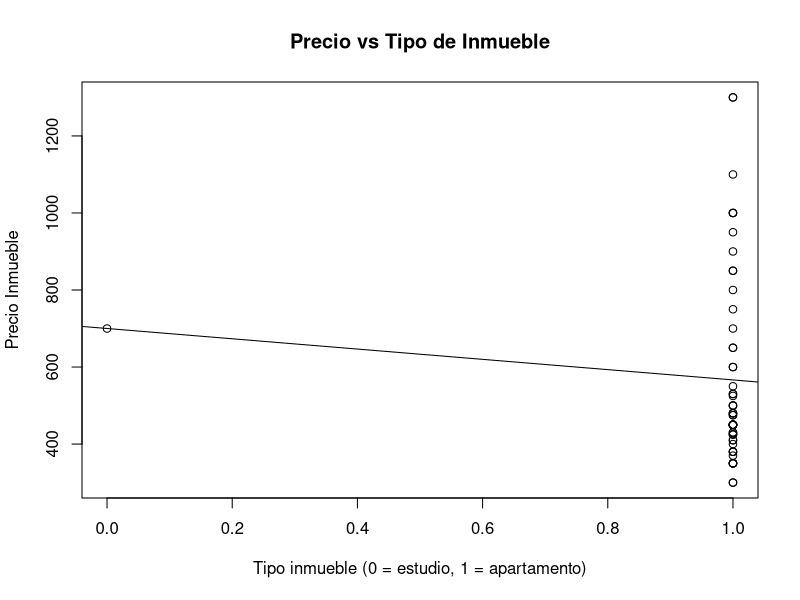
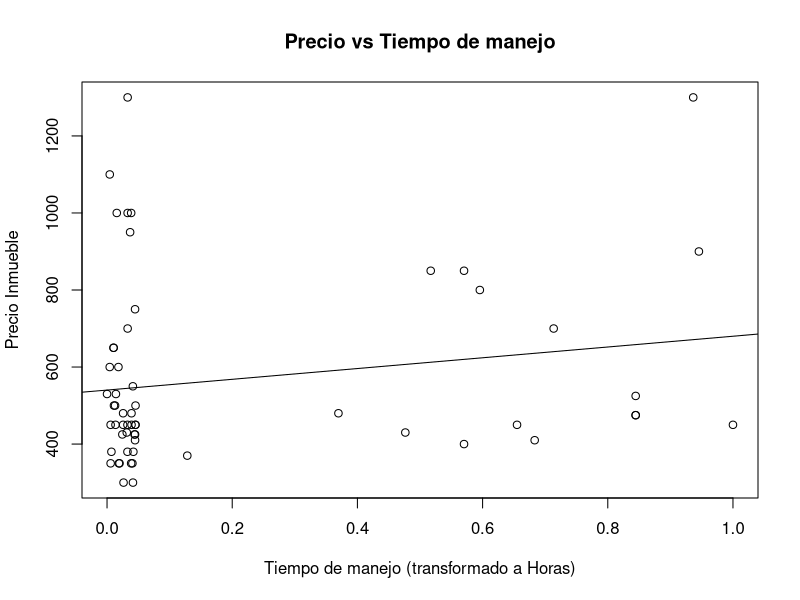
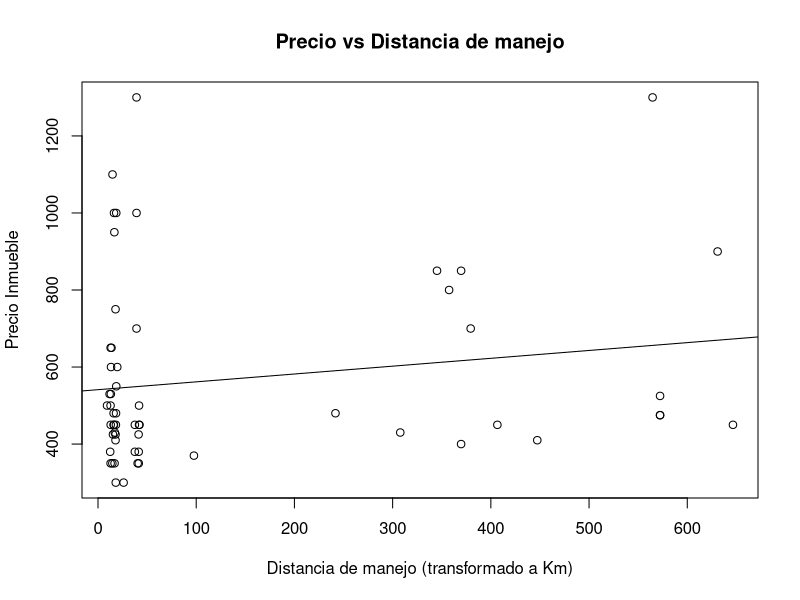
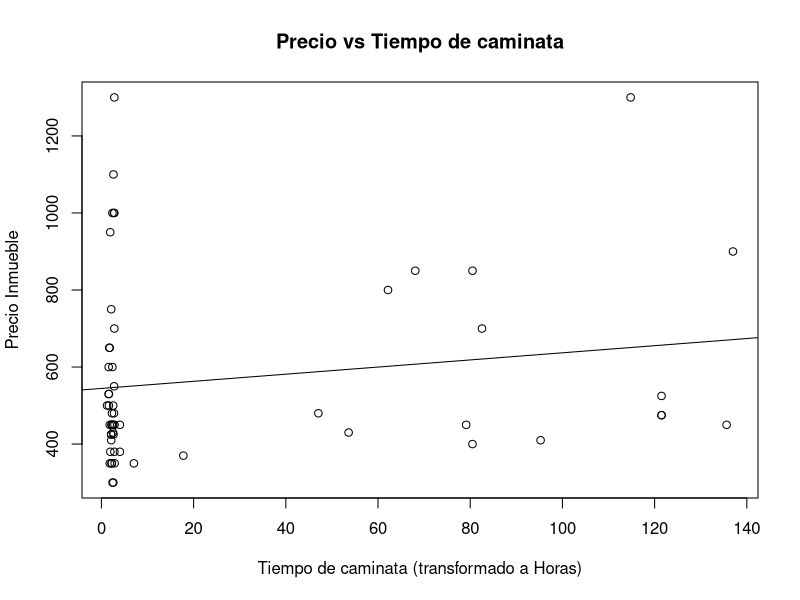
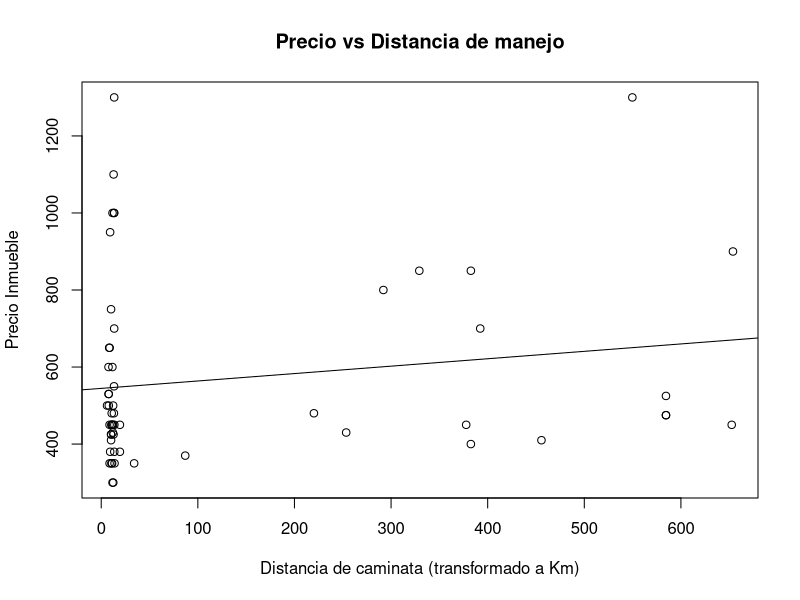
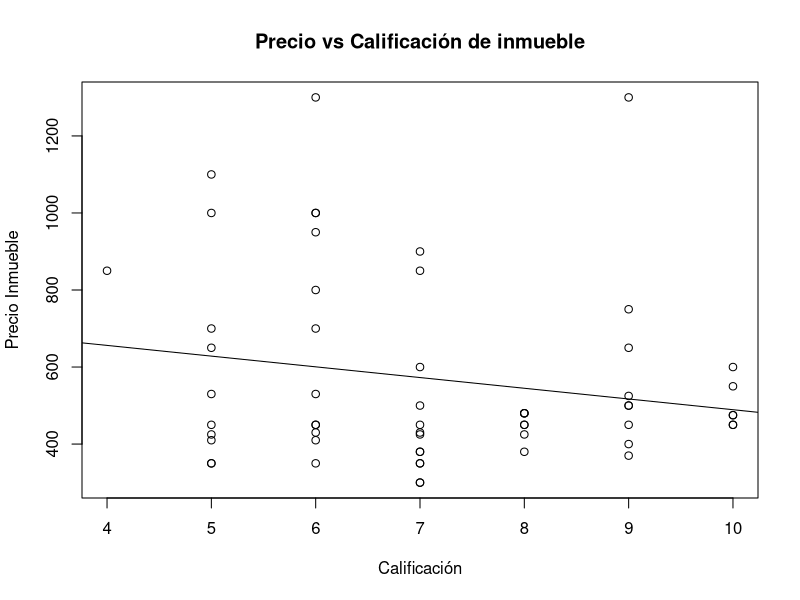
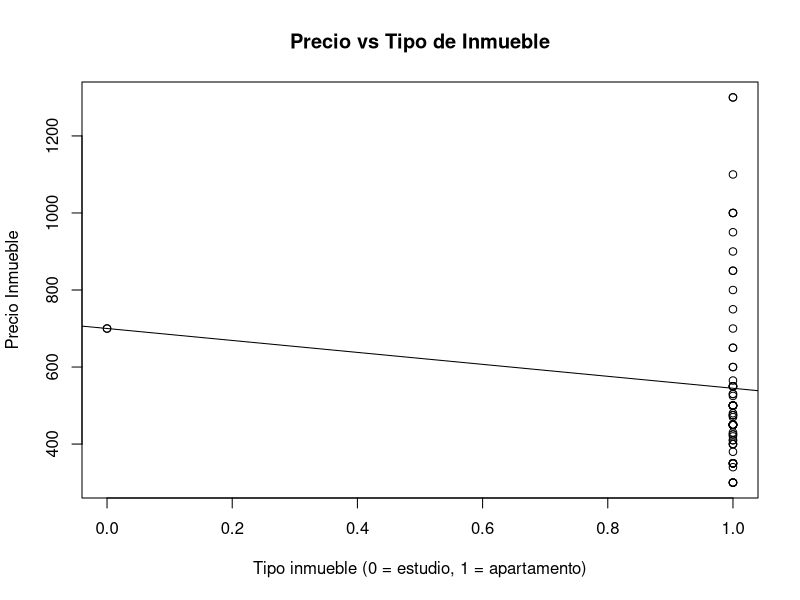
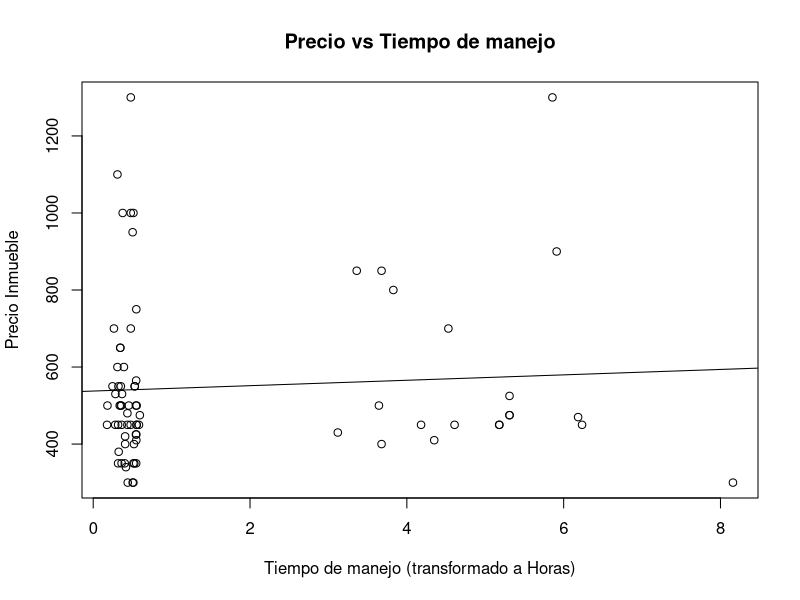

The R script that drew these images, in order:
## ---- chunk 1
library("readxl")
library("stringr") 
## ---- chunk 2
test.data <- read.csv("hogares.csv")
## ---- chunk 3
# test <- read_excel("hogares.xlsx")
# test = as.data.frame(test)
# test <- test[!is.na(test[1]),]
# test$Foto <- NULL

# test.data <- na.omit(test.data)
# test.data$Distrito <- (gsub("(\n)+", " ", test.data$Distrito))
# test.data$Dirección <- (gsub("(\n)+", " ", test.data$Dirección))
# test.data$Dirección[33] <- "Via San Roberto Bellarmino"
# test.data$Foto <- NULL
# test.data$`Tipo de Inmueble` <- gsub("(Mini.)?(A|a)p.+", "1", test.data$`Tipo de Inmueble`) # putting (mini)?apartments as 0
# test.data$`Tipo de Inmueble` <- gsub("Mo.+", "0", test.data$`Tipo de Inmueble`) # putting monolocale as 0
# location <- character()
# location.dir.it <- character()


#for (j in 1:nrow(test.data)){
#  location[j] <- paste(test.data$Distrito[j] , test.data$Dirección[j], sep = " ")
#}
# test.data["location"] <- location
## ---- chunk 4
# To filter only sigle rooms
doppia <- grep("(dop)+.", test.data$Habitaciones.Disponibles) 
posto <- grep("(posto)+.", test.data$Habitaciones.Disponibles) 
test <- test.data
test <- test[-doppia,]
test <- test[-posto,] 
## ---- chunk 5
# Take smaller value of the prices arrays ----
prices <- gsub("\\D", "", test$Precio.Mensual)
prices <- as.numeric(prices)
precios <- integer()

for(i in 1:length(prices)){
  if (str_length(prices[i]) > 4){
    len <- str_length(prices[i])
    full.array <- prices[i]
    min.value <- integer()
    while(len >= 3){
      number.of.parts <- 3
      len <- len - number.of.parts
      current.val <- full.array%/%(1*10^len)
      min.value <- c(min.value, current.val)
      full.array <- full.array%%(1*10^len)
    }
    precios[i] <- min(min.value)
  }else{
    precios[i] <- prices[i]
  }
}
## ---- chunk 6
test['precios.numeros'] <- precios
## ---- chunk 7
# separate boys & girls ----
gender <- character()
notes <- test$Notas
# test every field have a "ragazzi/e ----
mix <- grep("(r)+.+[ ]*/[ ]*(r)*.+", notes)
index.boys <- setdiff(grep("ragazzi", notes), grep("(r)+.+[ ]*/[ ]*(r)*.+", notes))
index.girls <- setdiff(grep("ragazze", notes), grep("(r)+.+[ ]*/[ ]*(r)*.+", notes))
gender[mix] <- 2
gender[index.boys] <- 1
gender[index.girls] <- 0
nas <- which(is.na(gender))
gender[nas] <- 2
## ---- chunk 8
test['generos'] <- gender
## ---- chunk 9
calificacion.inmueble <- integer()
for (i in 1:nrow(test)){
  calificacion.inmueble[i] <- str_count(test$Descripción[i], ',') + str_count(test$Descripción[i], ' e ') + 1
  if (any(grep('(tut)+', test$Precio.Mensual[i], ignore.case = T))){
    calificacion.inmueble[i] <- calificacion.inmueble[i] +5
  }else{
    calificacion.inmueble[i] <- calificacion.inmueble[i] + str_count(test$Precio.Mensual[i], ',') + str_count(test$Precio.Mensual[i], ' e ') + 1
  }
}  

normalize <- function(x) {
  return ((x - min(x)) / (max(x) - min(x))) 
}
## ---- chunk 10
test["calificacion.inmueble"] <- calificacion.inmueble
## ---- chunk 11
# Sub-DataFrame para chicos

mboys <- test[test$generos == 1 | test$generos == 2, ] # mixto y chicos
## ---- chunk 12
modelo1 <- lm(mboys$precios.numeros ~ mboys$Tipo.de.Inmueble)
## ---- chunk 13
### Dibujo del diagrama de dispersion
plot(mboys$Tipo.de.Inmueble, mboys$precios.numeros, main="Precio vs Tipo de Inmueble", xlab = "Tipo inmueble (0 = estudio, 1 = apartamento)", ylab = "Precio Inmueble")  
### Agrega la recta de regresión lineal resultande del modelo lineal
abline(modelo1)
### Muestra la descripcion del modelo lineal
summary(modelo1)
## ---- chunk 14
summary(modelo1)[["coefficients"]][,1][[1]] 
## ---- chunk 15
summary(modelo1)[["coefficients"]][,1][[2]]
## ---- chunk 16
summary(modelo1)[[6]]
## ---- chunk 17
head(fitted(modelo1))
## ---- chunk 18
cor(mboys$Tipo.de.Inmueble, mboys$precios.numeros)
## ---- chunk 19
# Conversión del tiempo en segundos a horas
horas.manejo.chico <- mboys$tiempo.manejo/3600
horas.manejo.chico <- normalize(horas.manejo.chico)
modelo1.1 <- lm(mboys$precios.numeros ~ horas.manejo.chico)
# Dibujo del diagrama de dispersion
plot(horas.manejo.chico, mboys$precios.numeros, main="Precio vs Tiempo de manejo", xlab = "Tiempo de manejo (transformado a Horas)", ylab = "Precio Inmueble") 
# Agrega la recta de regresión lineal resultande del modelo lineal
abline(modelo1.1)
# Muestra la descripcion del modelo lineal
summary(modelo1.1)
## ---- chunk 20
summary(modelo1.1)[["coefficients"]][,1][[1]] 
## ---- chunk 21
summary(modelo1.1)[["coefficients"]][,1][[2]]
## ---- chunk 22
summary(modelo1.1)[[6]]
## ---- chunk 23
head(fitted(modelo1.1))
## ---- chunk 24
cor(horas.manejo.chico, mboys$precios.numeros)
## ---- chunk 25
# Conversión de metros a kilómetros
kms.manejo.chico <- mboys$metros.manejo/1000
modelo1.2 <- lm(mboys$precios.numeros ~ kms.manejo.chico)
# Dibujo del diagrama de dispersion
plot(kms.manejo.chico, mboys$precios.numeros, main="Precio vs Distancia de manejo", xlab = "Distancia de manejo (transformado a Km)", ylab = "Precio Inmueble") 
# Agrega la recta de regresión lineal resultande del modelo lineal
abline(modelo1.2)
# Muestra la descripcion del modelo lineal
summary(modelo1.2)
## ---- chunk 26
summary(modelo1.2)[["coefficients"]][,1][[1]] 
## ---- chunk 27
summary(modelo1.2)[["coefficients"]][,1][[2]]
## ---- chunk 28
summary(modelo1.2)[[6]]
## ---- chunk 29
head(fitted(modelo1.2))
## ---- chunk 30
cor(kms.manejo.chico, mboys$precios.numeros)
## ---- chunk 31
# Conversión de segundos a horas
horas.caminar.chico <- mboys$tiempo.caminata/3600
modelo1.3 <- lm(mboys$precios.numeros ~ horas.caminar.chico)
# Dibujo del diagrama de dispersion
plot(horas.caminar.chico, mboys$precios.numeros, main="Precio vs Tiempo de caminata", xlab = "Tiempo de caminata (transformado a Horas)", ylab = "Precio Inmueble") 
# Agrega la recta de regresión lineal resultande del modelo lineal
abline(modelo1.3)
# Muestra la descripcion del modelo lineal
summary(modelo1.3)
## ---- chunk 32
summary(modelo1.3)[["coefficients"]][,1][[1]] 
## ---- chunk 33
summary(modelo1.3)[["coefficients"]][,1][[2]]
## ---- chunk 34
summary(modelo1.3)[[6]]
## ---- chunk 35
head(fitted(modelo1.3))
## ---- chunk 36
cor(horas.caminar.chico, mboys$precios.numeros)
## ---- chunk 37
# Conversión de metros a kilómetros
kms.caminar.chico <- mboys$metros.caminata/1000
modelo1.4 <- lm(mboys$precios.numeros ~ kms.caminar.chico)
# Dibujo del diagrama de dispersion
plot(kms.caminar.chico, mboys$precios.numeros, main="Precio vs Distancia de manejo", xlab = "Distancia de caminata (transformado a Km)", ylab = "Precio Inmueble") 
# Agrega la recta de regresión lineal resultande del modelo lineal
abline(modelo1.4)
# Muestra la descripcion del modelo lineal
summary(modelo1.4)
## ---- chunk 38
summary(modelo1.4)[["coefficients"]][,1][[1]] 
## ---- chunk 39
summary(modelo1.4)[["coefficients"]][,1][[2]]
## ---- chunk 40
summary(modelo1.4)[[6]]
## ---- chunk 41
head(fitted(modelo1.4))
## ---- chunk 42
cor(kms.caminar.chico, mboys$precios.numeros)
## ---- chunk 43
modelo1.5 <- lm(mboys$precios.numeros ~ mboys$calificacion.inmueble)
# Dibujo del diagrama de dispersion
plot(mboys$calificacion.inmueble, mboys$precios.numeros, main="Precio vs Calificación de inmueble", xlab = "Calificación", ylab = "Precio Inmueble") 
# Agrega la recta de regresión lineal resultande del modelo lineal
abline(modelo1.5)
# Muestra la descripcion del modelo lineal
summary(modelo1.5)
## ---- chunk 44
summary(modelo1.5)[["coefficients"]][,1][[1]] 
## ---- chunk 45
summary(modelo1.5)[["coefficients"]][,1][[2]]
## ---- chunk 46
summary(modelo1.5)[[6]]
## ---- chunk 47
head(fitted(modelo1.5))
## ---- chunk 48
cor(mboys$calificacion.inmueble, mboys$precios.numeros)
## ---- chunk 49
mgirls <- test[test$generos == 0 | test$generos == 2, ]
## ---- chunk 50
modelo2 <- lm(mgirls$precios.numeros ~ mgirls$Tipo.de.Inmueble)
# Dibujo del diagrama de dispersion
plot(mgirls$Tipo.de.Inmueble, mgirls$precios.numeros, main="Precio vs Tipo de Inmueble", xlab = "Tipo inmueble (0 = estudio, 1 = apartamento)", ylab = "Precio Inmueble") 
# Agrega la recta de regresión lineal resultande del modelo lineal
abline(modelo2)
# Muestra la descripcion del modelo lineal
summary(modelo2)
## ---- chunk 51
summary(modelo2)[["coefficients"]][,1][[1]] 
## ---- chunk 52
summary(modelo2)[["coefficients"]][,1][[2]]
## ---- chunk 53
summary(modelo2)[[6]]
## ---- chunk 54
head(fitted(modelo2))
## ---- chunk 55
cor(mgirls$Tipo.de.Inmueble, mgirls$precios.numeros)
## ---- chunk 56
# Conversión del tiempo en segundos a horas
horas.manejo.chica <- mgirls$tiempo.manejo/3600
modelo2.1 <- lm(mgirls$precios.numeros ~ horas.manejo.chica)
# Dibujo del diagrama de dispersion
plot(horas.manejo.chica, mgirls$precios.numeros, main="Precio vs Tiempo de manejo", xlab = "Tiempo de manejo (transformado a Horas)", ylab = "Precio Inmueble") 
# Agrega la recta de regresión lineal resultande del modelo lineal
abline(modelo2.1)
# Muestra la descripcion del modelo lineal
summary(modelo2.1)
## ---- chunk 57
summary(modelo2.1)[["coefficients"]][,1][[1]] 
## ---- chunk 58
summary(modelo2.1)[["coefficients"]][,1][[2]]
## ---- chunk 59
summary(modelo2.1)[[6]]
## ---- chunk 60
head(fitted(modelo2.1))
## ---- chunk 61
cor(horas.manejo.chica, mgirls$precios.numeros)
## ---- chunk 62
# Conversión de metros a kilómetros
kms.manejo.chica <- mgirls$metros.manejo/1000
modelo2.2 <- lm(mgirls$precios.numeros ~ kms.manejo.chica)
# Dibujo del diagrama de dispersion
plot(kms.manejo.chica, mgirls$precios.numeros, main="Precio vs Distancia de manejo", xlab = "Distancia de manejo (transformado a Km)", ylab = "Precio Inmueble") 
# Agrega la recta de regresión lineal resultande del modelo lineal
abline(modelo2.2)
# Muestra la descripcion del modelo lineal
summary(modelo2.2)
## ---- chunk 63
summary(modelo2.2)[["coefficients"]][,1][[1]] 
## ---- chunk 64
summary(modelo2.2)[["coefficients"]][,1][[2]]
## ---- chunk 65
summary(modelo2.2)[[6]]
## ---- chunk 66
head(fitted(modelo2.2))
## ---- chunk 67
cor(kms.manejo.chica, mgirls$precios.numeros)
## ---- chunk 68
# Conversión de segundos a horas
horas.caminar.chica <- mgirls$tiempo.caminata/3600
modelo2.3 <- lm(mgirls$precios.numeros ~ horas.caminar.chica)
# Dibujo del diagrama de dispersion
plot(horas.caminar.chica, mgirls$precios.numeros, main="Precio vs Tiempo de caminata", xlab = "Tiempo de caminata (transformado a Horas)", ylab = "Precio Inmueble") 
# Agrega la recta de regresión lineal resultande del modelo lineal
abline(modelo2.3)
# Muestra la descripcion del modelo lineal
summary(modelo2.3)
## ---- chunk 69
summary(modelo2.3)[["coefficients"]][,1][[1]] 
## ---- chunk 70
summary(modelo2.3)[["coefficients"]][,1][[2]]
## ---- chunk 71
summary(modelo2.3)[[6]]
## ---- chunk 72
head(fitted(modelo2.3))
## ---- chunk 73
cor(horas.caminar.chica, mgirls$precios.numeros)
## ---- chunk 74
# Conversión de metros a kilómetros
kms.caminar.chica <- mgirls$metros.caminata/1000
modelo2.4 <- lm(mgirls$precios.numeros ~ kms.caminar.chica)
# Dibujo del diagrama de dispersion
plot(kms.caminar.chica, mgirls$precios.numeros, main="Precio vs Distancia de manejo", xlab = "Distancia de caminata (transformado a Km)", ylab = "Precio Inmueble") 
# Agrega la recta de regresión lineal resultande del modelo lineal
abline(modelo2.4)
# Muestra la descripcion del modelo lineal
summary(modelo2.4)
## ---- chunk 75
summary(modelo2.4)[["coefficients"]][,1][[1]] 
## ---- chunk 76
summary(modelo2.4)[["coefficients"]][,1][[2]]
## ---- chunk 77
summary(modelo2.4)[[6]]
## ---- chunk 78
head(fitted(modelo2.4))
## ---- chunk 79
cor(kms.caminar.chica, mgirls$precios.numeros)
## ---- chunk 80
modelo2.5 <- lm(mgirls$precios.numeros ~ mgirls$calificacion.inmueble)
# Dibujo del diagrama de dispersion
plot(mgirls$calificacion.inmueble, mgirls$precios.numeros, main="Precio vs Calificación de inmueble", xlab = "Calificación", ylab = "Precio Inmueble") 
# Agrega la recta de regresión lineal resultande del modelo lineal
abline(modelo2.5)
# Muestra la descripcion del modelo lineal
summary(modelo2.5)
## ---- chunk 81
summary(modelo2.5)[["coefficients"]][,1][[1]] 
## ---- chunk 82
summary(modelo2.5)[["coefficients"]][,1][[2]]
## ---- chunk 83
summary(modelo2.5)[[6]]
## ---- chunk 84
head(fitted(modelo2.5))
## ---- chunk 85
cor(mgirls$calificacion.inmueble, mgirls$precios.numeros)
## ---- chunk 86
multi.boys.manejo <- lm(mboys$precios.numeros ~ mboys$Tipo.de.Inmueble + horas.manejo.chico + kms.manejo.chico + mboys$calificacion.inmueble)

multi.boys.caminata <- lm(mboys$precios.numeros ~ mboys$Tipo.de.Inmueble + horas.caminar.chico + kms.caminar.chico + mboys$calificacion.inmueble)

## ---- chunk 87
summary(multi.boys.manejo)

## ---- chunk 88
summary(multi.boys.caminata)

## ---- chunk 89
multi.girls.manejo <- lm(mgirls$precios.numeros ~ mgirls$Tipo.de.Inmueble + horas.manejo.chica + kms.manejo.chica + mgirls$calificacion.inmueble)

multi.girls.caminata <- lm(mgirls$precios.numeros ~ mgirls$Tipo.de.Inmueble + horas.caminar.chica + kms.caminar.chica + mgirls$calificacion.inmueble)

## ---- chunk 90
summary(multi.girls.manejo)

## ---- chunk 91
summary(multi.girls.caminata)

